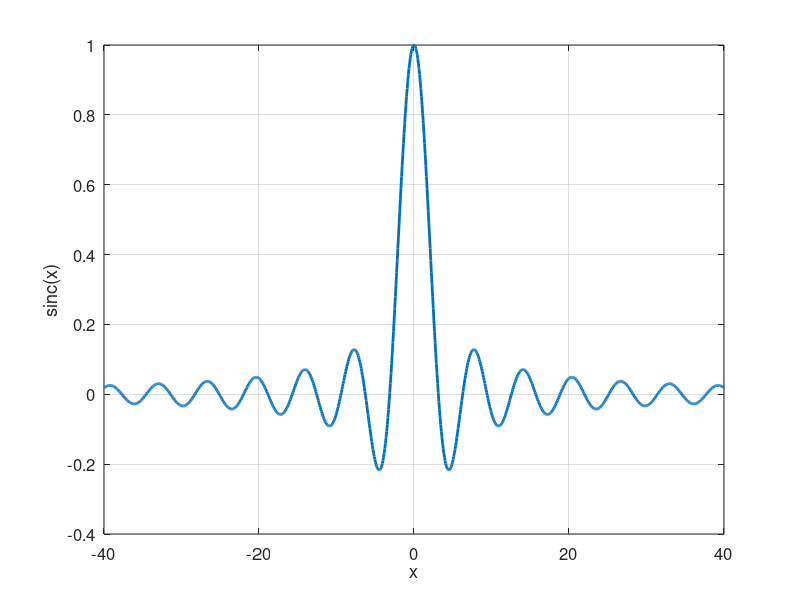

MATLAB code for this plot: (Note: this script raises an error after producing the figure.)
% math_sinc_function.m

% calls  turningPoints.m
% calls  simpson1d.m

% UNNORMALIZED SINC FUNCTION
% 05 sep 2014
% Ian Cooper   School of Physics   University of Sydney
% cooper@physics.usyd.edu.au
% https://d-arora.github.io/Doing-Physics-With-Matlab/


%% SINC FUNCTION  sin(x) / x **********************************************
% plot y = sinc(x)
clear all
close all
clc

xMin = -40;
xMax = 40;
N = 999;

x = linspace(xMin, xMax, N);

y = sin(x+eps) ./ (x + eps);

figure(1)
fs = 12;
plot(x,y,'linewidth',2)
grid on
xlabel('x','fontsize',fs);
ylabel('sinc(x)','fontsize',fs);
set(gca,'fontsize',fs);

%%   plot y = sin(x) against x / pi

clear all
close all
clc

xMin = -20;                  % range for x values
xMax = 20;
N = 999;                     % number of partitons

x = linspace(xMin, xMax, N);     % x values
 
y = sin(x+eps) ./(x+eps);         % y values   sinc(x)

yC = cos(x);                      % cosine function

dy_dx = gradient(y);              % gradient of sinc function

% turning points: zero crossings max and min
x_pi = x./pi;
xData = x_pi; 
yData = y .* y;
[indexMin indexMax] = turningPoints(xData, yData) 
disp('y = 0 at x/pi')
x_pi_zeros = x_pi(indexMin)

disp('  ');
disp('x_pi = max / min')
x_m = x_pi(indexMax)
disp('  ');
disp('y = max / min')
y_m = y(indexMax)
disp('  ')
disp('y*y = max / min')
y_m = y(indexMax).^2 
disp('  ')


figure(1)     % sinc
fs = 12;
xP = x./pi; 
yP = y;

plot(xP,yP,'linewidth',2)
hold on
yP = yC;
plot(xP,yP,'m');
grid on
xlabel('x / \pi','fontsize',fs);
ylabel('sinc(x)','fontsize',fs);
set(gca,'fontsize',fs);
set(gca,'Xtick',[-6 : 6]);
set(gca,'Xlim',[-6.5 6.5]);

figure(2)    %  sinc squared
fs = 12;

xP = x_pi;
yP = y.^2;
plot(xP,yP,'linewidth',2);
grid on
xlabel('x / \pi','fontsize',fs);
ylabel('(sinc(x))^2','fontsize',fs);
set(gca,'fontsize',fs);
set(gca,'Xtick',[-6 : 6]);
set(gca,'Xlim',[-6.5 6.5]);

figure(3)    % gradient
fs = 12;

xP = x_pi;
yP = dy_dx;
plot(xP,yP,'linewidth',2);
grid on
xlabel('x / \pi','fontsize',fs);
ylabel('d(sinc(x)) / dx','fontsize',fs);
set(gca,'fontsize',fs);
set(gca,'Xtick',[-6 : 6]);
set(gca,'Xlim',[-6.5 6.5]);

%%  integral of sinc and (sinc)^2

clear all
close all
clc

xMin = -200;                  % range for x values
xMax = 200;
N = 999;                     % number of partitons   must be ODD

x = linspace(xMin, xMax, N);     % x values
 
y = sin(x+eps) ./(x+eps);         % y values   sinc(x)


integral = simpson1d(y,xMin,xMax)/pi


